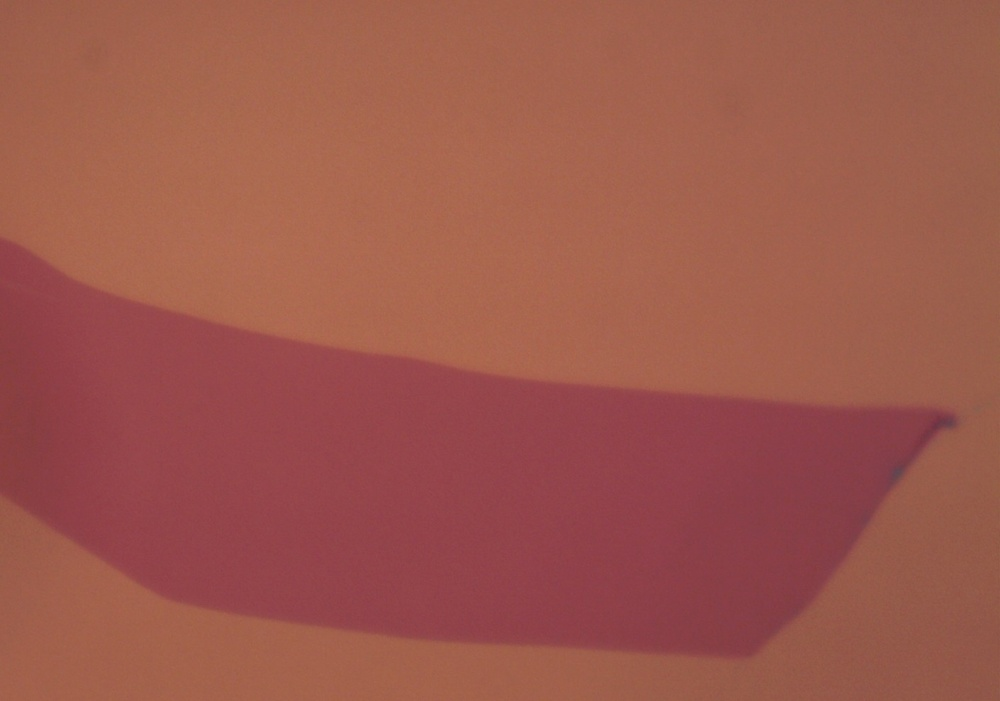
#> input picture images/3-1-1-100x.jpg, 1000 x 701 px, shrunk from 1408 x 987 before the run; its folder holds only this picture in this run
$ python preprocess.py
#> lines starting #> are read from the running program, lines starting #| are printed output that depends on the picture
#> in preprocess_images, img is the input picture: shape (701, 1000, 3); mean B, G, R 76.2, 87.8, 156.7
import os
import cv2
import numpy as np
from pathlib import Path
import matplotlib.pyplot as plt

def contrast_stretch(gray):
    """Stretch intensity range to 0–255 before CLAHE."""
    p2, p98 = np.percentile(gray, (2, 98))
    return cv2.normalize(gray, None, 0, 255, cv2.NORM_MINMAX)

def apply_clahe(image_bgr):
    # --- convert to LAB, enhance L channel ---
    lab = cv2.cvtColor(image_bgr, cv2.COLOR_BGR2LAB)
#> lab: shape (701, 1000, 3); mean of channels 0, 1, 2 115.2, 155.1, 147.2
    l, a, b = cv2.split(lab)
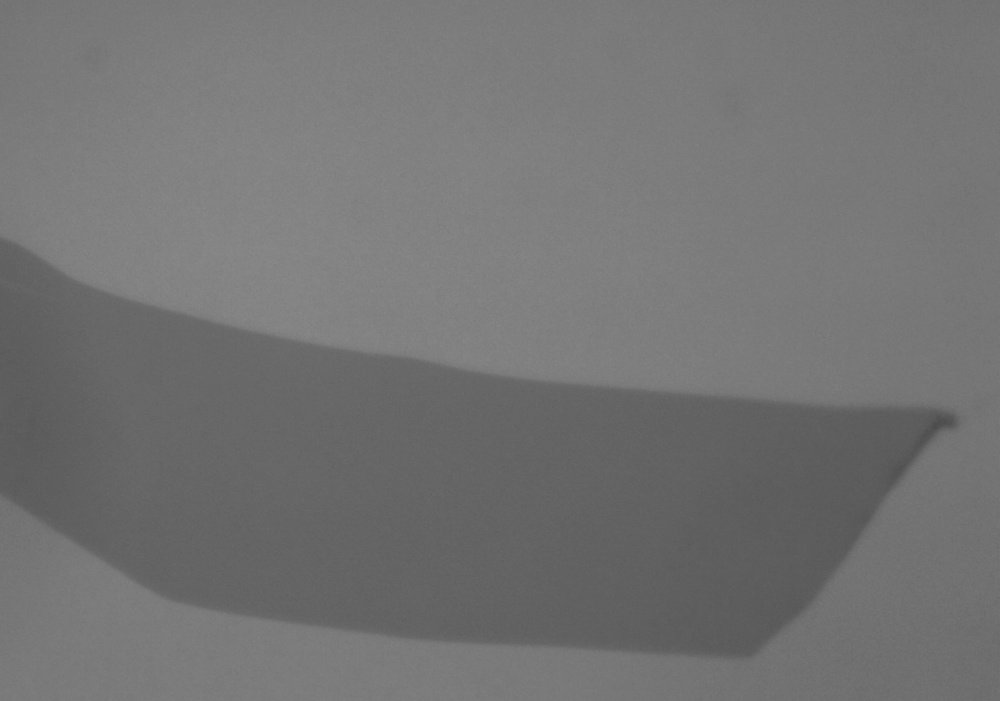
#> l: shape (701, 1000); min 75, max 137, mean 115.2
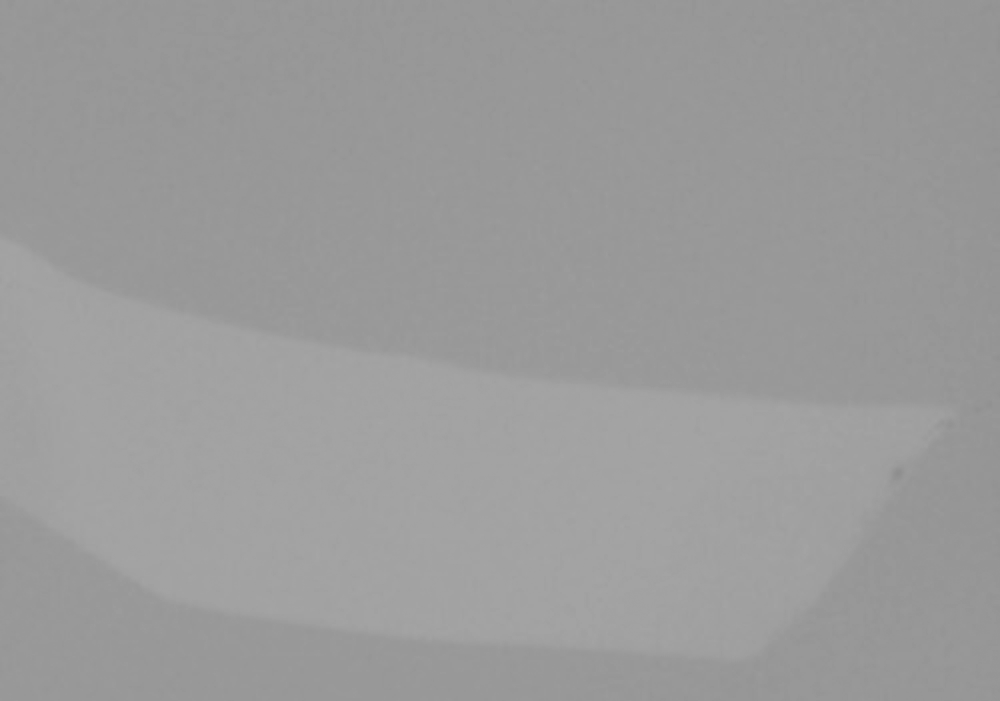
#> a: shape (701, 1000); min 141, max 165, mean 155.1
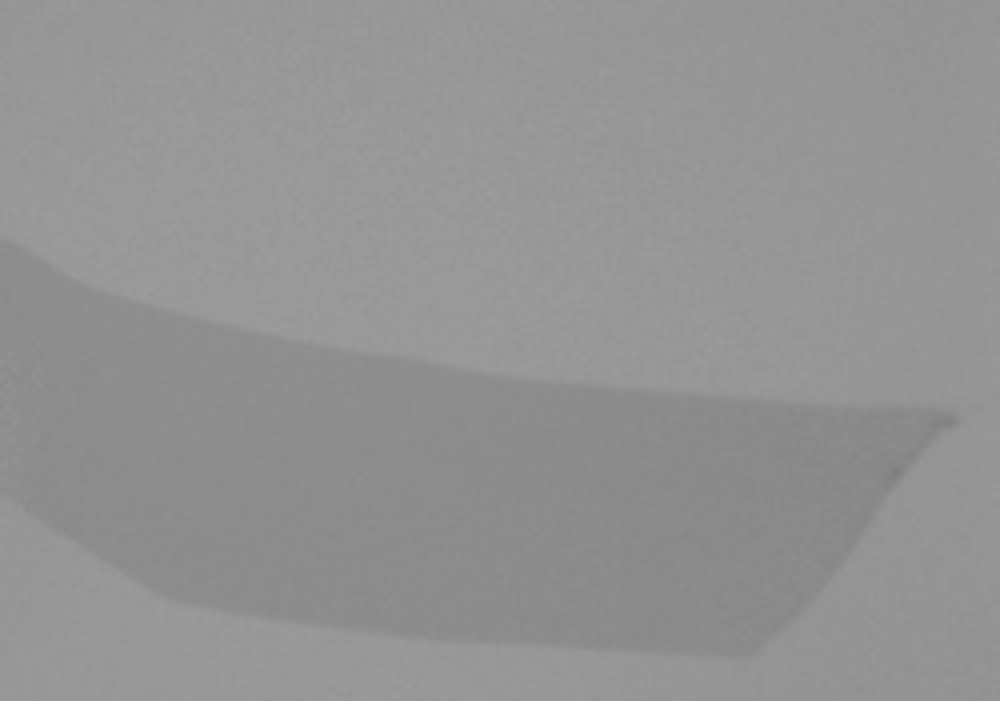
#> b: shape (701, 1000); min 126, max 157, mean 147.2

    l = contrast_stretch(l)                               # (optional but helps)
#> in contrast_stretch, `p2, p98 = np.percentile(gray, (2, 98))`: p2 = 93; p98 = 132
#> in contrast_stretch, `return cv2.normalize(gray, None, 0, 255, cv2.NORM_MINMAX)`:
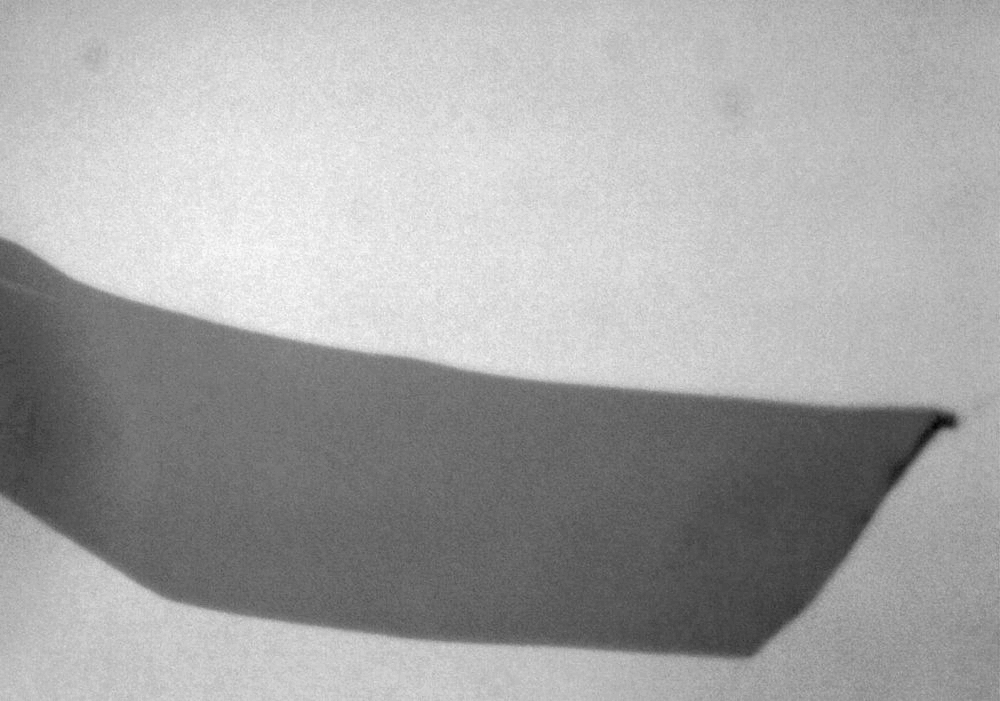
#> returned value: shape (701, 1000); min 0, max 255, mean 165.1
    clahe = cv2.createCLAHE(clipLimit=4.0, tileGridSize=(8, 8))
    cl   = clahe.apply(np.uint8(l))

    lab_enhanced = cv2.merge((cl, a, b))
#> lab_enhanced: shape (701, 1000, 3); mean of channels 0, 1, 2 162.1, 155.1, 147.2
    return cv2.cvtColor(lab_enhanced, cv2.COLOR_LAB2BGR)  # back to BGR
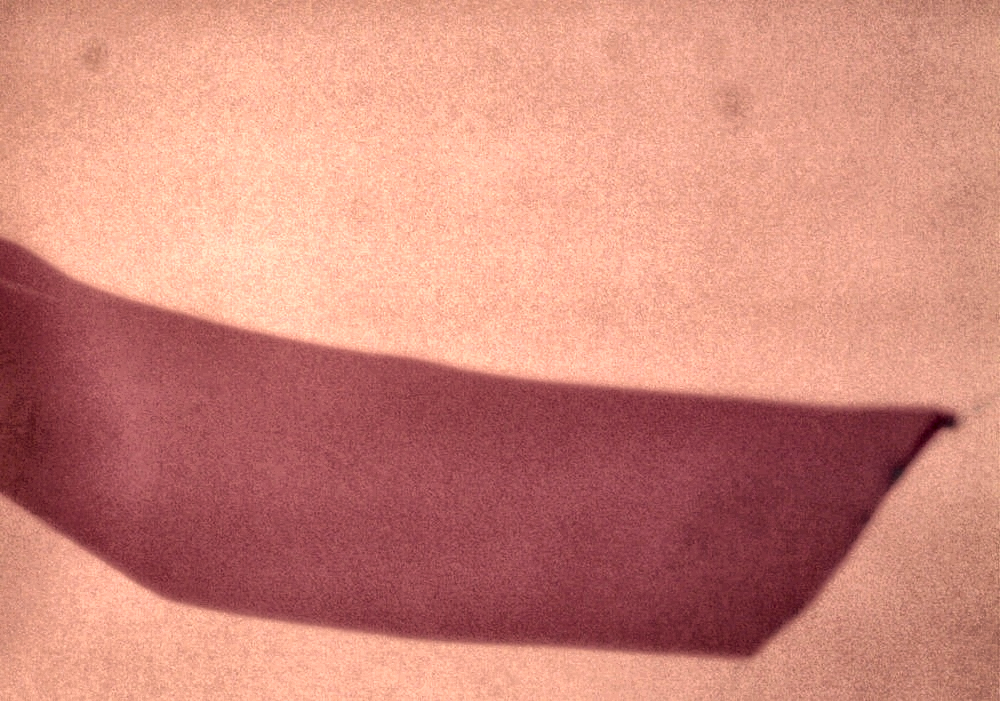
#> returned value: shape (701, 1000, 3); mean B, G, R 122.3, 135.8, 206.9

def preprocess_images(input_dir="images",
                      output_dir="clahe_images",
                      visualize=False):
    os.makedirs(output_dir, exist_ok=True)

    for fname in os.listdir(input_dir):
        if fname.lower().endswith((".jpg", ".png", ".jpeg")):
            img_path = os.path.join(input_dir, fname)
            img      = cv2.imread(img_path)

            clahe_img = apply_clahe(img)
            cv2.imwrite(os.path.join(output_dir, fname), clahe_img)

            if visualize:
                import matplotlib.pyplot as plt
                plt.figure(figsize=(8,4))
                plt.subplot(1,2,1); plt.imshow(cv2.cvtColor(img, cv2.COLOR_BGR2RGB));    plt.title("Original"); plt.axis("off")
                plt.subplot(1,2,2); plt.imshow(cv2.cvtColor(clahe_img, cv2.COLOR_BGR2RGB)); plt.title("CLAHE");    plt.axis("off")
                plt.suptitle(fname); plt.tight_layout(); plt.show()
#> after `plt.suptitle(fname)`:
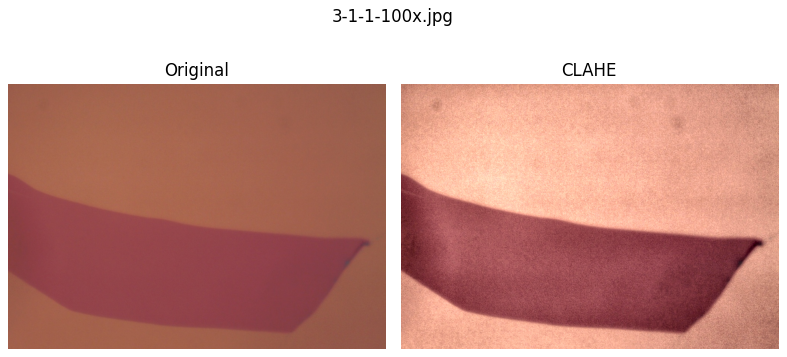
#> figure drawn by matplotlib, 2 panels

if __name__ == "__main__":
    preprocess_images(visualize=True)   # set False when batch‑processing

$ run again, on images/3-2-1-100x.jpg
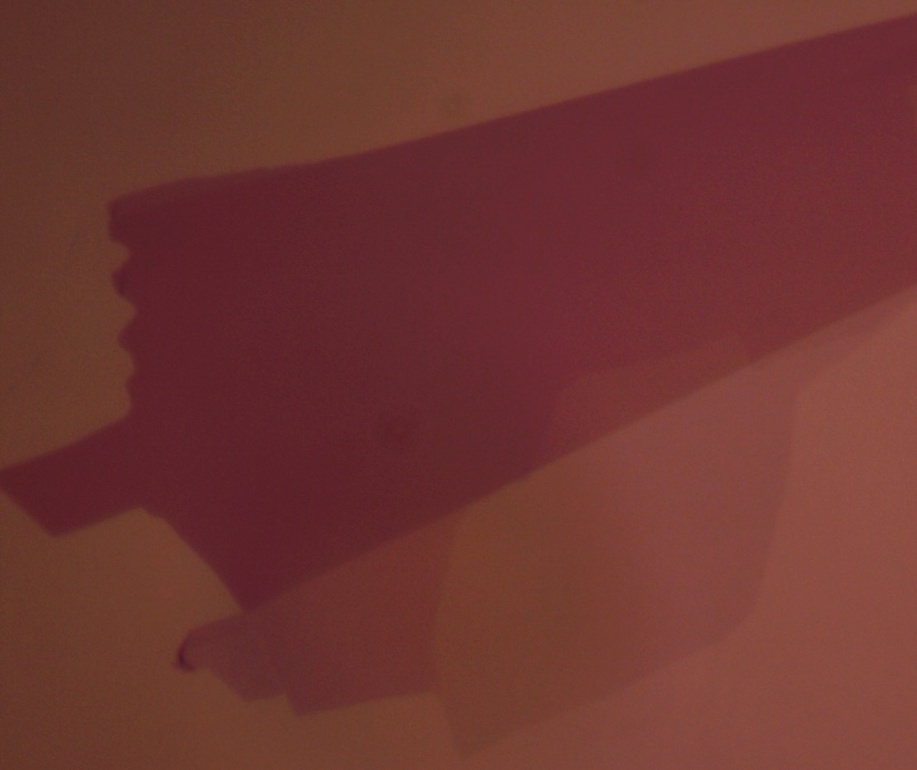
#> input picture images/3-2-1-100x.jpg, 917 x 770 px, shrunk from 1107 x 929 before the run
#> in preprocess_images, img is the input picture: shape (770, 917, 3); mean B, G, R 49.9, 54, 111.2
#> lab: shape (770, 917, 3); mean of channels 0, 1, 2 76.7, 152.7, 142.3
#> in apply_clahe, `l, a, b = cv2.split(lab)`:
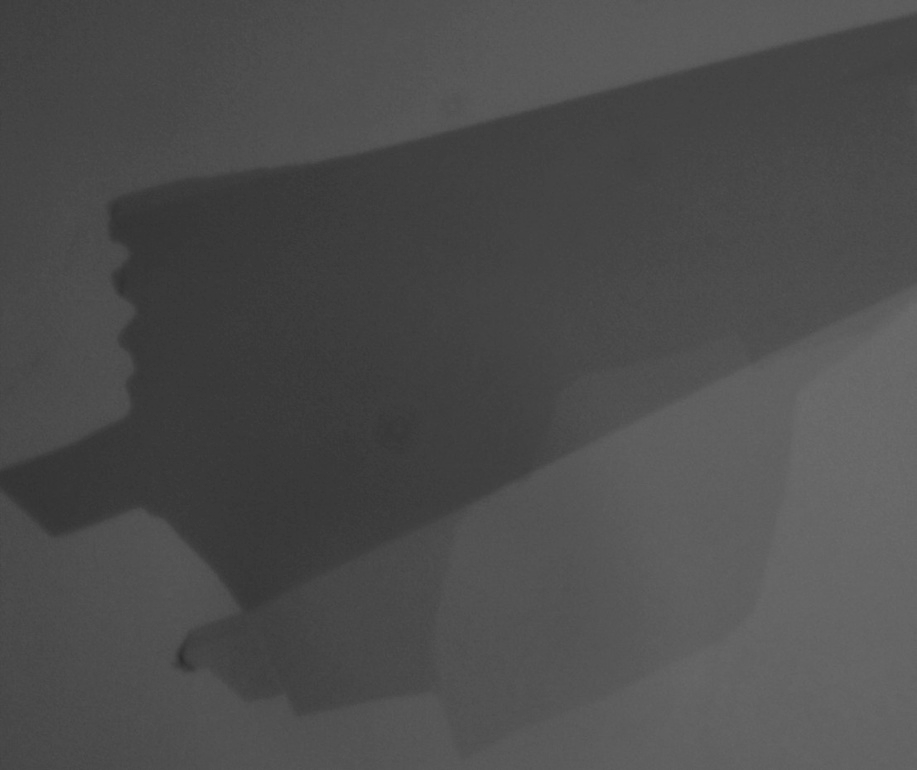
#> l: shape (770, 917); min 43, max 110, mean 76.7
#> p2 = 55; p98 = 103
#> lab_enhanced: shape (770, 917, 3); mean of channels 0, 1, 2 130.6, 152.7, 142.3
#> in preprocess_images, `plt.suptitle(fname)`:
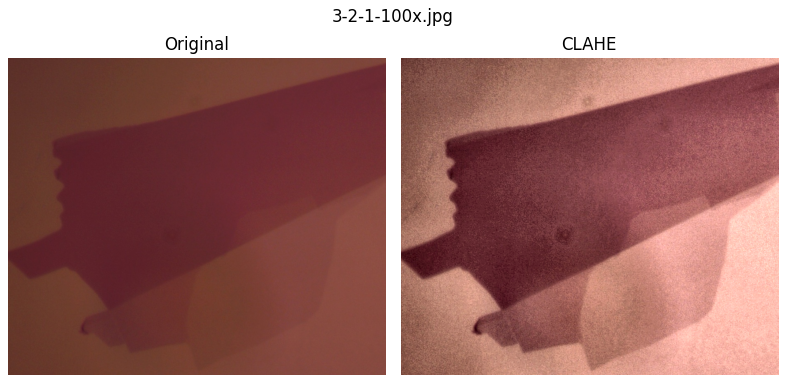
#> figure drawn by matplotlib, 2 panels

$ run again, on images/3-7-1-100x.jpg
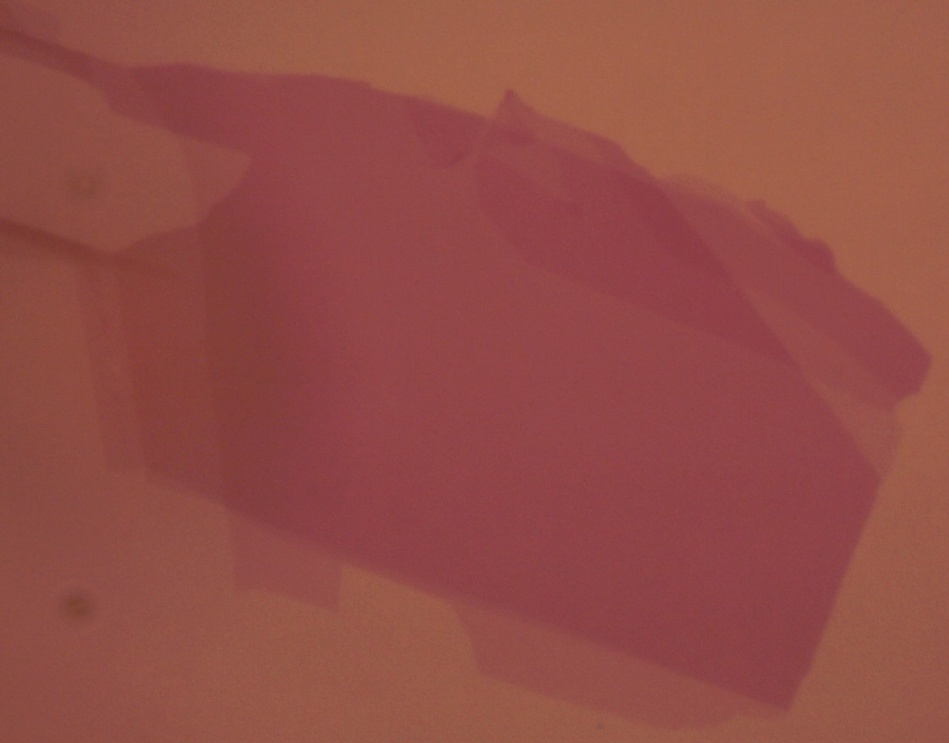
#> input picture images/3-7-1-100x.jpg, 949 x 743 px, shrunk from 1122 x 879 before the run
#> in preprocess_images, img is the input picture: shape (743, 949, 3); mean B, G, R 70.5, 77.1, 147
#> lab: shape (743, 949, 3); mean of channels 0, 1, 2 105.2, 156.5, 145.2
#> in apply_clahe, `l, a, b = cv2.split(lab)`:
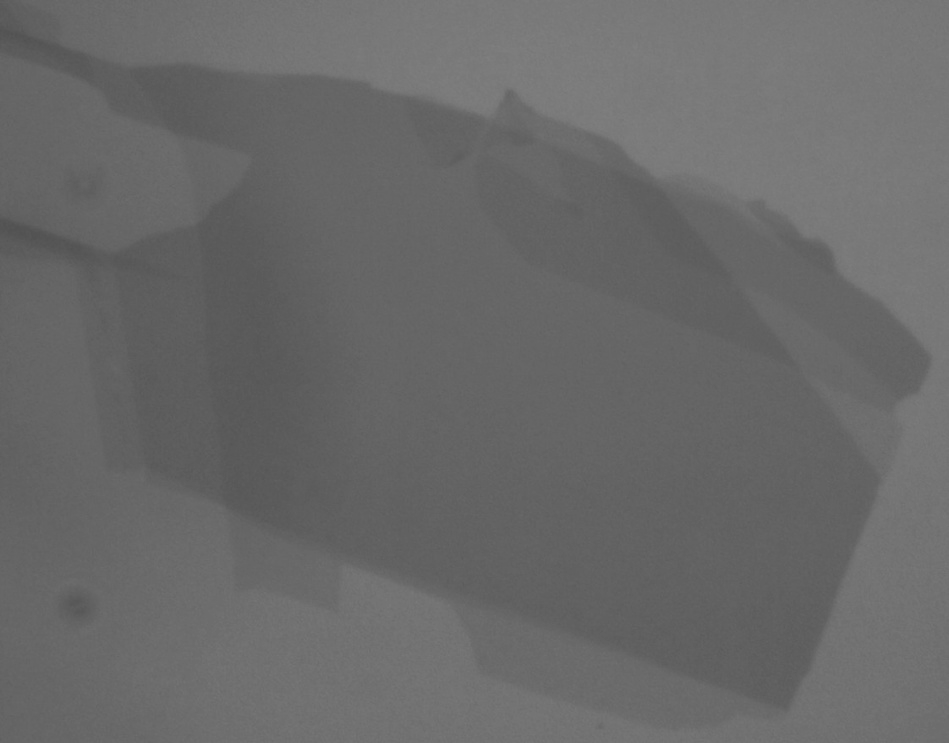
#> l: shape (743, 949); min 81, max 128, mean 105.2
#> p2 = 90; p98 = 123
#> lab_enhanced: shape (743, 949, 3); mean of channels 0, 1, 2 134.5, 156.5, 145.2
#> in preprocess_images, `plt.suptitle(fname)`:
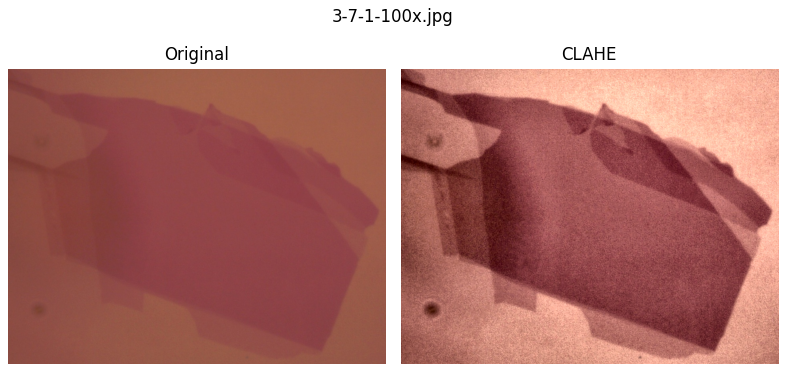
#> figure drawn by matplotlib, 2 panels

$ run again, on images/3-8-1-100x.jpg
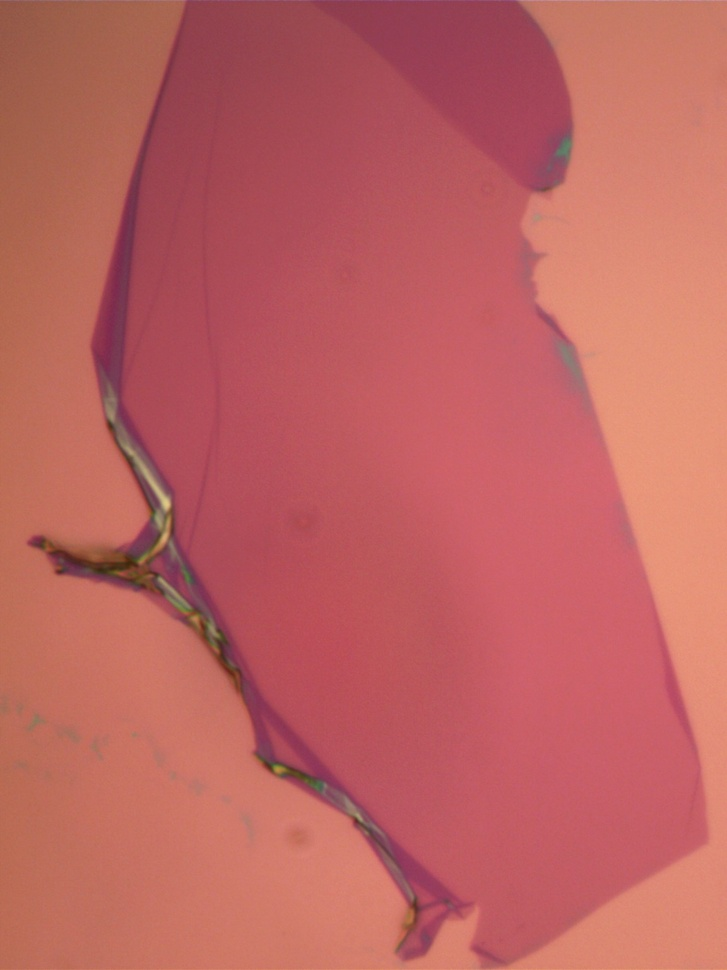
#> input picture images/3-8-1-100x.jpg, 727 x 970 px, shrunk from 1152 x 1536 before the run
#> in preprocess_images, img is the input picture: shape (970, 727, 3); mean B, G, R 97, 99.7, 189.9
#> lab: shape (970, 727, 3); mean of channels 0, 1, 2 134.7, 163.6, 146
#> in apply_clahe, `l, a, b = cv2.split(lab)`:
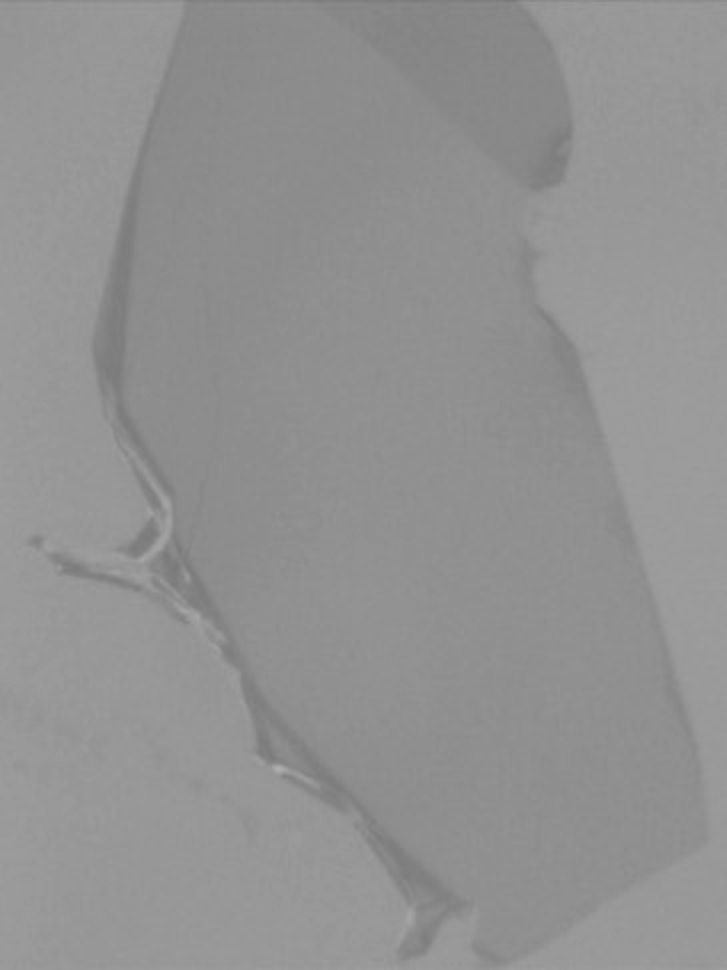
#> b: shape (970, 727); min 120, max 175, mean 146
#> p2 = 93; p98 = 177
#> lab_enhanced: shape (970, 727, 3); mean of channels 0, 1, 2 144.7, 163.6, 146
#> in preprocess_images, `plt.suptitle(fname)`:
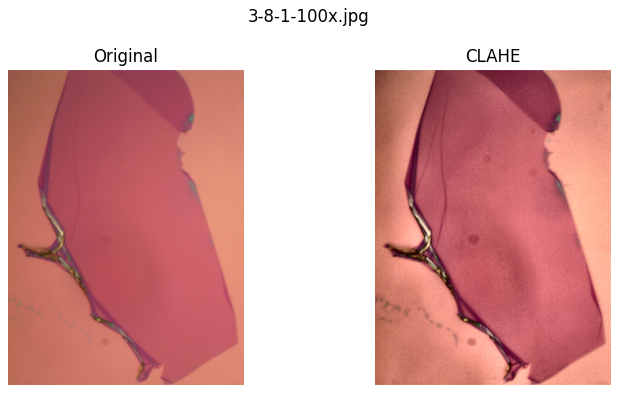
#> figure drawn by matplotlib, 2 panels
